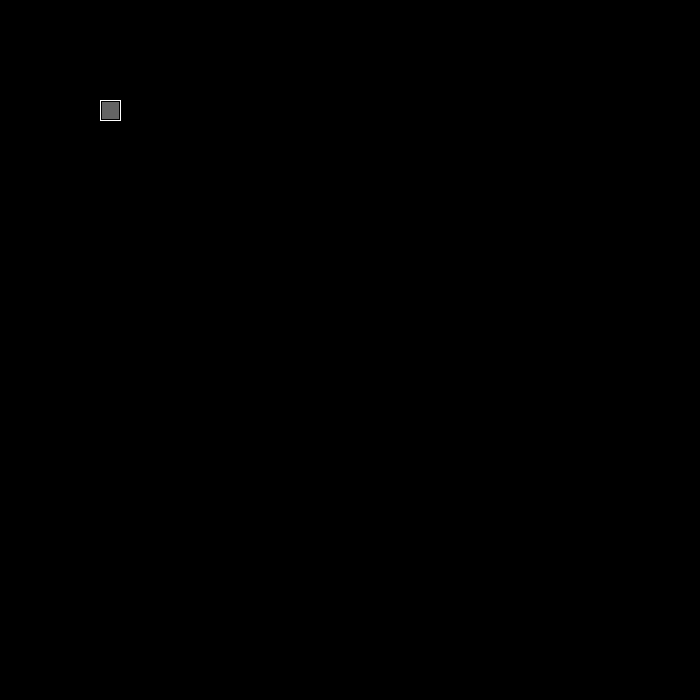
Frame 1 (no input)
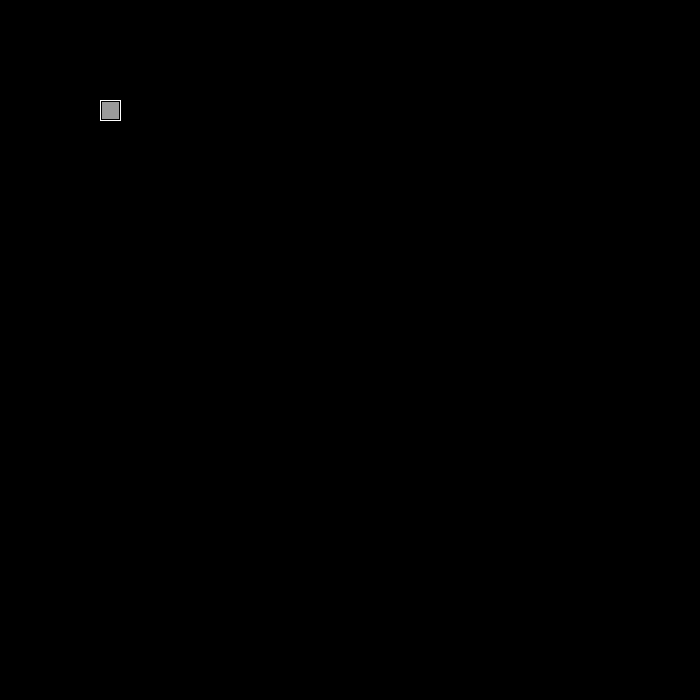
Frame 60 (the mouse pressed at the canvas centre just before this capture)
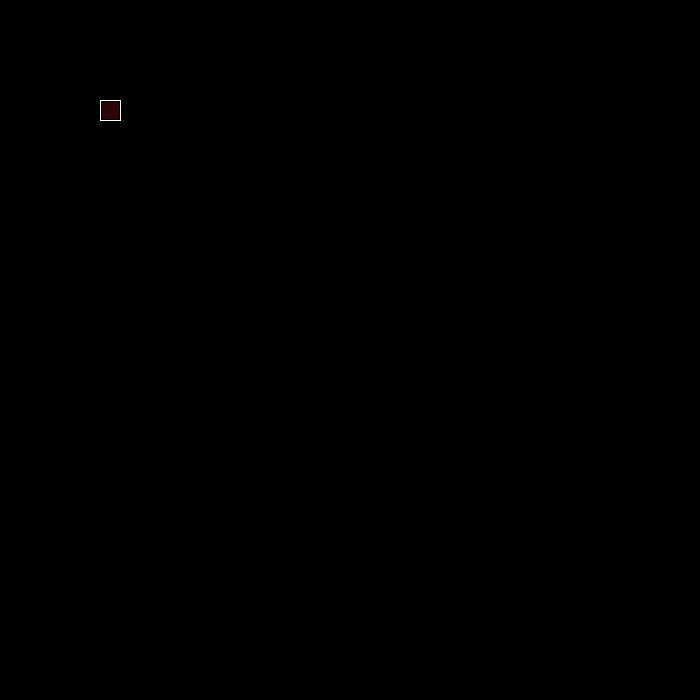
Frame 120 (the mouse held since frame 60 and released just before this capture)

The Processing sketch that drew these frames (run headless with seeded random() and noise(); from frame 60 on, the mouse is pressed at the canvas centre):

// Processing sketch: processing_57594
// ── processing_57594.pde

int 
  ColorPickerX, //color picker horizontal position
  ColorPickerY, //color picker vertical position
  LineY, //hue line vertical position
  CrossX, //saturation+brightness cross horizontal position
  CrossY, //saturation+brightness cross horizontal position
  ColorSelectorX = 100, //color selector button horizontal position <------------------------------------------- CHANGE
  ColorSelectorY = 100; //color selector button vertical position   <------------------------------------------- CHANGE

boolean 
  isDraggingCross = false, //check if mouse is dragging the cross
  isDraggingLine = false, //check if mouse is dragging the line
  ShowColorPicker = false; //toggle color picker visibility (even = not visible, odd = visible) 
 
color 
  activeColor = color(100,100,100), //contain the selected color  
  interfaceColor = color(255); //change as you want               <------------------------------------------- CHANGE


void setup() 
  
{
  
  size( 700 , 700 );
  smooth();
  
  colorMode(HSB);
  
  
  ColorPickerX = constrain( ColorSelectorX + 40 , 10 , width - 340 ); //set color picker x position to color selector + 40 and avoid it to be out of screen 
  ColorPickerY = constrain( ColorSelectorY + 40 , 10 , height - 300 ); //set color picker y position to color selector + 40 and avoid it to be out of screen 
  
  LineY = ColorPickerY + int(hue(activeColor)); //set initial Line position
  CrossX = ColorPickerX + int(saturation(activeColor)); //set initial Line position
  CrossY = ColorPickerY + int(brightness(activeColor)); //set initial Line position
  
  
}


void draw()

{
  
  background( 0 ); 
  
  drawColorSelector(); 
  
  if( ShowColorPicker )
  
  {
    
    drawColorPicker();
    drawLine();
    drawCross();
    drawActiveColor();
    drawValues();
    drawOK();
  
  }
  
  checkMouse();
  
  activeColor = color( LineY - ColorPickerY , CrossX - ColorPickerX , 255 - ( CrossY - ColorPickerY ) ); //set current active color
  
}


void drawColorSelector() 

{
  
  stroke( interfaceColor );
  strokeWeight( 1 );
  fill( 0 );
  rect( ColorSelectorX , ColorSelectorY , 20 , 20 ); //draw color selector border at its x y position
  
  stroke( 0 );
  
  if(mouseX>ColorSelectorX&&mouseX<ColorSelectorX+20&&mouseY>ColorSelectorY&&mouseY<ColorSelectorY+20)
   fill( hue(activeColor) , saturation(activeColor) , brightness(activeColor)+30 );
  else
   fill( activeColor );
    
  rect( ColorSelectorX + 1 , ColorSelectorY + 1 , 18 , 18 ); //draw the color selector fill 1px inside the border
  
}



void drawOK() 

{
  
  if( mouseX > ColorPickerX + 285 && mouseX < ColorPickerX + 305 && mouseY > ColorPickerY + 240 && mouseY < ColorPickerY + 260 ) //check if the cross is on the darker color
    fill(0); //optimize visibility on ligher colors
  else
    fill(100); //optimize visibility on darker colors
  
  text( "OK" , ColorPickerX + 285 , ColorPickerY + 250 );

}


void drawValues() 

{
 
  fill( 255 );
  fill( 0 );
  textSize( 10 );
  
  text( "H: " + int( ( LineY - ColorPickerY ) * 1.417647 ) + "°" , ColorPickerX + 285 , ColorPickerY + 100 );
  text( "S: " + int( ( CrossX - ColorPickerX ) * 0.39215 + 0.5 ) + "%" , ColorPickerX + 286 , ColorPickerY + 115 );
  text( "B: " + int( 100 - ( ( CrossY - ColorPickerY ) * 0.39215 ) ) + "%" , ColorPickerX + 285 , ColorPickerY + 130 );
  
  text( "R: " + int( red( activeColor ) ) , ColorPickerX + 285 , ColorPickerY + 155 );
  text( "G: " + int( green( activeColor ) ) , ColorPickerX + 285 , ColorPickerY + 170 );
  text( "B: " + int( blue( activeColor ) ) , ColorPickerX + 285 , ColorPickerY + 185 );
  
  text( hex( activeColor , 6 ) , ColorPickerX + 285 , ColorPickerY + 210 );
  
}

void drawCross() 

{

  if( brightness( activeColor ) < 90 )
    stroke( 255 );
  else
    stroke( 0 );
    
  line( CrossX - 5 , CrossY , CrossX + 5 , CrossY );
  line( CrossX , CrossY - 5 , CrossX , CrossY + 5 );

}


void drawLine() 

{

  stroke(0);
  line( ColorPickerX + 259 , LineY , ColorPickerX + 276 , LineY );

}



void drawColorPicker() 

{
  
  stroke( interfaceColor );
  line( ColorSelectorX + 10 , ColorSelectorY + 10 , ColorPickerX - 3 , ColorPickerY - 3 );
   
  strokeWeight( 1 );
  fill( 0 );
  rect( ColorPickerX - 3 , ColorPickerY - 3 , 283 , 260 );
  
  loadPixels();
  
  for( int j = 0 ; j < 255 ; j++ ) //draw a row of pixel with the same brightness but progressive saturation
   
  {
    
    for( int i = 0 ; i < 255 ; i++ ) //draw a column of pixel with the same saturation but progressive brightness
     
      set( ColorPickerX + j , ColorPickerY + i , color( LineY - ColorPickerY , j , 255 - i ) );
  }
  
  
  for( int j = 0 ; j < 255 ; j++ )
   
  {
    
    for( int i = 0 ; i < 20 ; i++ )
       
      set( ColorPickerX + 258 + i , ColorPickerY + j ,color( j , 255 , 255 ) );
  }
  
  fill( interfaceColor );
  noStroke();
  rect( ColorPickerX + 280 , ColorPickerY - 3 , 45 , 261 );
  
}

void drawActiveColor() 

{

  fill( activeColor );
  stroke( 0 );
  strokeWeight( 1 );
  rect( ColorPickerX + 282 , ColorPickerY - 1 , 41 , 80 );

}


void checkMouse() 

{

  if( mousePressed ) 
  
  {
    
    if(mouseX>ColorPickerX+258&&mouseX<ColorPickerX+277&&mouseY>ColorPickerY-1&&mouseY<ColorPickerY+255&&!isDraggingCross)
    
    {
      
      LineY=mouseY;
      isDraggingLine = true;

    }

    if(mouseX>ColorPickerX-1&&mouseX<ColorPickerX+255&&mouseY>ColorPickerY-1&&mouseY<ColorPickerY+255&&!isDraggingLine)
    
    {
    
      CrossX=mouseX;
      CrossY=mouseY;
      isDraggingCross = true;
    
    }
    
    
    if(mouseX>ColorSelectorX&&mouseX<ColorSelectorX+20&&mouseY>ColorSelectorY&&mouseY<ColorSelectorY+20)
      ShowColorPicker = true;

    if(mouseX>ColorPickerX+285&&mouseX<ColorPickerX+305&&mouseY>ColorPickerY+240&&mouseY<ColorPickerY+260)
      ShowColorPicker = false;
    
  }

  else

  {
    
    isDraggingCross = false;
    isDraggingLine = false;

  }
  
}
